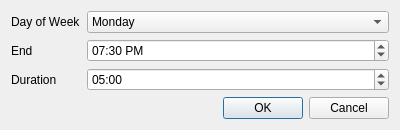
<?xml version="1.0" encoding="UTF-8"?>
<ui version="4.0">
 <class>TimeDialog</class>
 <widget class="QDialog" name="TimeDialog">
  <property name="geometry">
   <rect>
    <x>0</x>
    <y>0</y>
    <width>400</width>
    <height>119</height>
   </rect>
  </property>
  <property name="windowTitle">
   <string>Dialog</string>
  </property>
  <layout class="QFormLayout" name="formLayout">
   <item row="0" column="0">
    <widget class="QLabel" name="label">
     <property name="text">
      <string>Day of Week</string>
     </property>
    </widget>
   </item>
   <item row="0" column="1">
    <widget class="QComboBox" name="dayOfWeek">
     <item>
      <property name="text">
       <string>Monday</string>
      </property>
     </item>
     <item>
      <property name="text">
       <string>Tuesday</string>
      </property>
     </item>
     <item>
      <property name="text">
       <string>Wednesday</string>
      </property>
     </item>
     <item>
      <property name="text">
       <string>Thursday</string>
      </property>
     </item>
     <item>
      <property name="text">
       <string>Friday</string>
      </property>
     </item>
     <item>
      <property name="text">
       <string>Saturday</string>
      </property>
     </item>
     <item>
      <property name="text">
       <string>Sunday</string>
      </property>
     </item>
    </widget>
   </item>
   <item row="1" column="0">
    <widget class="QLabel" name="label_2">
     <property name="text">
      <string>End</string>
     </property>
    </widget>
   </item>
   <item row="1" column="1">
    <widget class="QTimeEdit" name="endTime">
     <property name="displayFormat">
      <string>hh:mm AP</string>
     </property>
     <property name="time">
      <time>
       <hour>19</hour>
       <minute>30</minute>
       <second>0</second>
      </time>
     </property>
    </widget>
   </item>
   <item row="2" column="0">
    <widget class="QLabel" name="label_3">
     <property name="text">
      <string>Duration</string>
     </property>
    </widget>
   </item>
   <item row="2" column="1">
    <widget class="QTimeEdit" name="duration">
     <property name="maximumTime">
      <time>
       <hour>0</hour>
       <minute>30</minute>
       <second>0</second>
      </time>
     </property>
     <property name="displayFormat">
      <string>mm:ss</string>
     </property>
     <property name="time">
      <time>
       <hour>0</hour>
       <minute>5</minute>
       <second>0</second>
      </time>
     </property>
    </widget>
   </item>
   <item row="3" column="0" colspan="2">
    <widget class="QDialogButtonBox" name="buttonBox">
     <property name="orientation">
      <enum>Qt::Horizontal</enum>
     </property>
     <property name="standardButtons">
      <set>QDialogButtonBox::Cancel|QDialogButtonBox::Ok</set>
     </property>
    </widget>
   </item>
  </layout>
 </widget>
 <resources/>
 <connections>
  <connection>
   <sender>buttonBox</sender>
   <signal>accepted()</signal>
   <receiver>TimeDialog</receiver>
   <slot>accept()</slot>
   <hints>
    <hint type="sourcelabel">
     <x>248</x>
     <y>254</y>
    </hint>
    <hint type="destinationlabel">
     <x>157</x>
     <y>274</y>
    </hint>
   </hints>
  </connection>
  <connection>
   <sender>buttonBox</sender>
   <signal>rejected()</signal>
   <receiver>TimeDialog</receiver>
   <slot>reject()</slot>
   <hints>
    <hint type="sourcelabel">
     <x>316</x>
     <y>260</y>
    </hint>
    <hint type="destinationlabel">
     <x>286</x>
     <y>274</y>
    </hint>
   </hints>
  </connection>
 </connections>
</ui>
